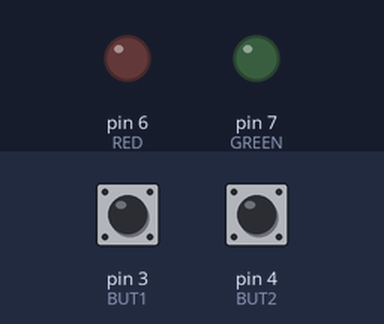
The sketch below on a simulated Arduino Uno, built with avr-gcc and run on an emulated ATmega328P. On the bench: output pins drawn as LEDs (lit = HIGH). The inputs (shaded band) are chosen by the test bench; at power-on: pin 3 (BUT1) HIGH, pin 4 (BUT2) HIGH.

Above: at 1.2 s.
1.3 s: pin 3 (BUT1) pulled LOW for 3.2 s
At 2.0 s:
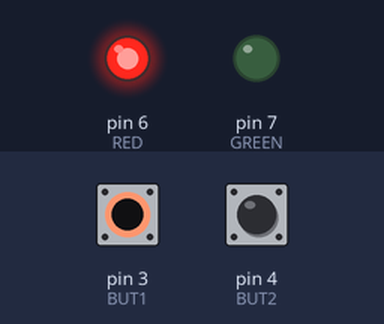
7.5 s: pin 4 (BUT2) pulled LOW for 0.15 s
At 7.9 s:
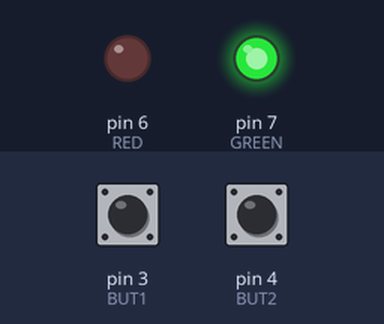
10.6 s: pin 4 (BUT2) pulled LOW for 1 s
At 13.0 s:
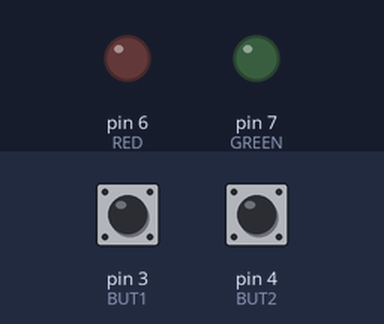
14.1 s: pin 4 (BUT2) pulled LOW for 3.2 s
At 15.3 s:
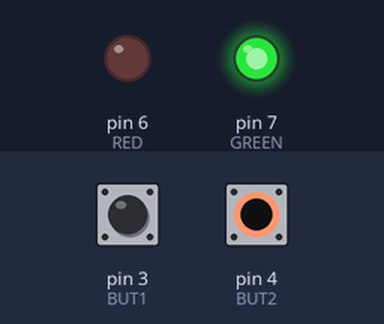
Timing chart, 0 to 19.6 s (numbered marks = the images above; inputs shaded):
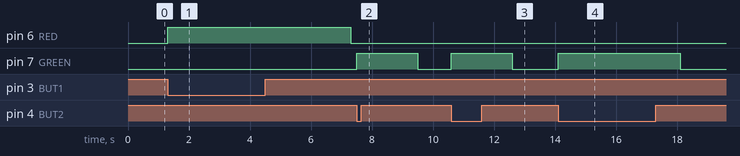

The sketch:

nine.ino
```cpp
const int BUT1 = 3;
const int BUT2 = 4;
const int RED = 6;
const int GREEN = 7;
int d;

void setup() {
  pinMode(GREEN, OUTPUT);
  pinMode(RED, OUTPUT);
  pinMode(BUT1, INPUT_PULLUP);
  pinMode(BUT2, INPUT_PULLUP);
}

void loop() {

  if (digitalRead(BUT1) == LOW) {
    d = 3000;
    digitalWrite(RED, HIGH);
    delay(d);
    digitalWrite(RED, LOW);
  } else if (digitalRead(BUT2) == LOW) {
    d = 2000;
    digitalWrite(GREEN, HIGH);
    delay(d);
    digitalWrite(GREEN, LOW);
  }


}
```

Measured:
- after the input at 1.3 s, pin 6 (RED): LOW → HIGH at once, → LOW 6.0 s later
- after the input at 7.5 s, pin 7 (GREEN): LOW → HIGH at once, → LOW 2.0 s later
- after the input at 10.6 s, pin 7 (GREEN): LOW → HIGH at once, → LOW 2.0 s later
- after the input at 14.1 s, pin 7 (GREEN): LOW → HIGH at once, → LOW 4.0 s later
